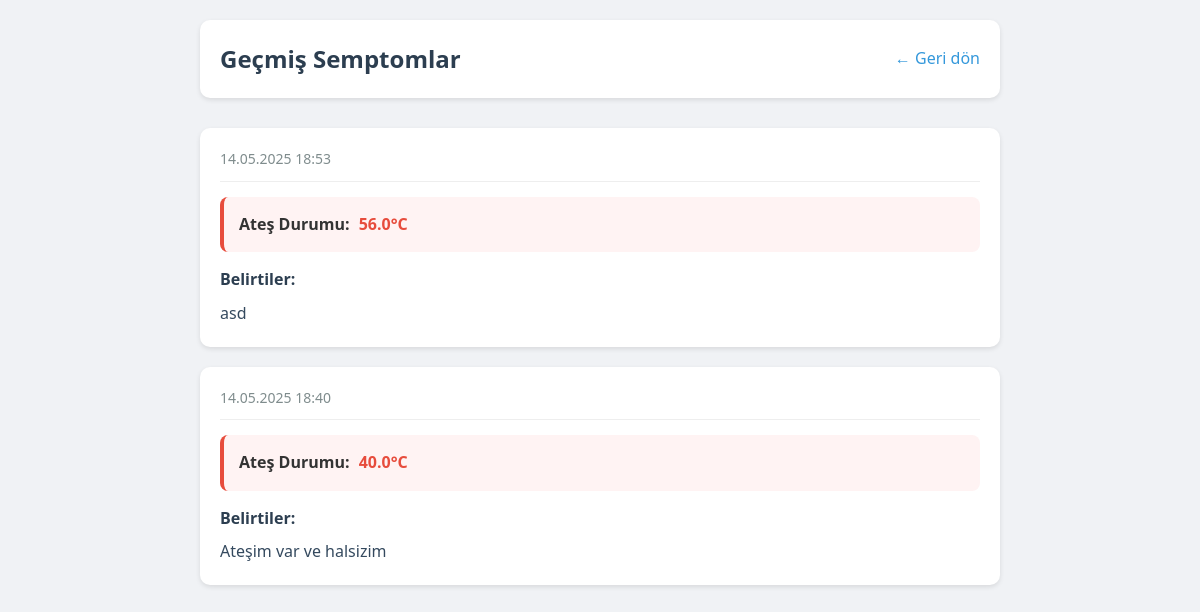
Screenshot of /patient/medical_history (signed in) with the database file from the repository.
### Proje/models.py (models this page shows)
class Symptom(db.Model):
    id = db.Column(db.Integer, primary_key=True)
    patient_id = db.Column(db.Integer, db.ForeignKey('patient.id'), nullable=False)
    fever = db.Column(db.Boolean, default=False)
    fever_temperature = db.Column(db.Float, nullable=True)
    description = db.Column(db.Text)
    created_at = db.Column(db.DateTime, default=datetime.utcnow)

### Proje/routes/patient.py (the view)
@patient_bp.route('/medical_history')
@login_required
def medical_history():
    patient = Patient.query.filter_by(user_id=current_user.id).first()
    symptoms = Symptom.query.filter_by(patient_id=patient.id).order_by(Symptom.created_at.desc()).all()
    return render_template('patient/medical_history.html', symptoms=symptoms)

### Proje/templates/patient/medical_history.html (shortened to what this page needs)
<!doctype html>
<html lang="tr">
<head>
    <link rel="stylesheet" href="{{ url_for('static', filename='css/medical_history.css') }}">
</head>
<body>
    <div class="container">
        <div class="header">
            <h2>Geçmiş Semptomlar</h2>
            <a href="{{ url_for('patient.dashboard') }}" class="back-link">← Geri dön</a>
        </div>
        <div class="symptom-list">
            {% if symptoms %}
                {% for symptom in symptoms %}
                    <div class="symptom-card">
                        <div class="symptom-date">
                            {{ symptom.created_at.strftime('%d.%m.%Y %H:%M') }}
                        </div>
                        {% if symptom.fever %}
                            <div class="fever-info">
                                <strong>Ateş Durumu:</strong>
                                <span class="fever-temp">{{ symptom.fever_temperature }}°C</span>
                            </div>
                        {% endif %}
                        <div class="description">
                            <strong>Belirtiler:</strong>
                            <p>{{ symptom.description }}</p>
                        </div>
                    </div>
                {% endfor %}
            {% else %}
                <div class="no-symptoms">
                    <p>Henüz kaydedilmiş semptom bulunmamaktadır.</p>
                </div>
            {% endif %}
        </div>
    </div>
</body>
</html>

### Proje/static/css/medical_history.css (style rules this page uses)
* { margin: 0; padding: 0; box-sizing: border-box; }
body { font-family: 'Segoe UI', Arial, sans-serif; line-height: 1.6; background-color: #f0f2f5; padding: 20px; color: #333; }
.container { max-width: 800px; margin: 0 auto; }
.header { display: flex; justify-content: space-between; align-items: center; margin-bottom: 30px; padding: 20px; background-color: white; border-radius: 10px; box-shadow: 0 2px 5px rgba(0, 0, 0, 0.1); }
h2 { color: #2c3e50; font-size: 24px; margin: 0; }
.back-link { text-decoration: none; color: #3498db; font-weight: 500; display: inline-flex; align-items: center; transition: color 0.3s; }
.symptom-list { display: grid; gap: 20px; }
.symptom-card { background: white; border-radius: 10px; padding: 20px; box-shadow: 0 2px 5px rgba(0, 0, 0, 0.1); transition: transform 0.2s ease; }
.symptom-date { color: #7f8c8d; font-size: 14px; margin-bottom: 15px; border-bottom: 1px solid #eee; padding-bottom: 10px; }
.fever-info { background-color: #fff3f3; padding: 15px; border-radius: 8px; margin: 15px 0; border-left: 4px solid #e74c3c; }
.fever-temp { color: #e74c3c; font-weight: bold; font-size: 16px; margin-left: 5px; }
.description { margin-top: 15px; }
.description strong { display: block; margin-bottom: 8px; color: #2c3e50; }
.description p { color: #34495e; line-height: 1.6; margin-top: 5px; }

### rows the page displays
Symptom: created_at "14.05.2025 18:53", fever_temperature "56.0", description "asd"
Symptom: created_at "14.05.2025 18:40", fever_temperature "40.0", description "Ateşim var ve halsizim"
